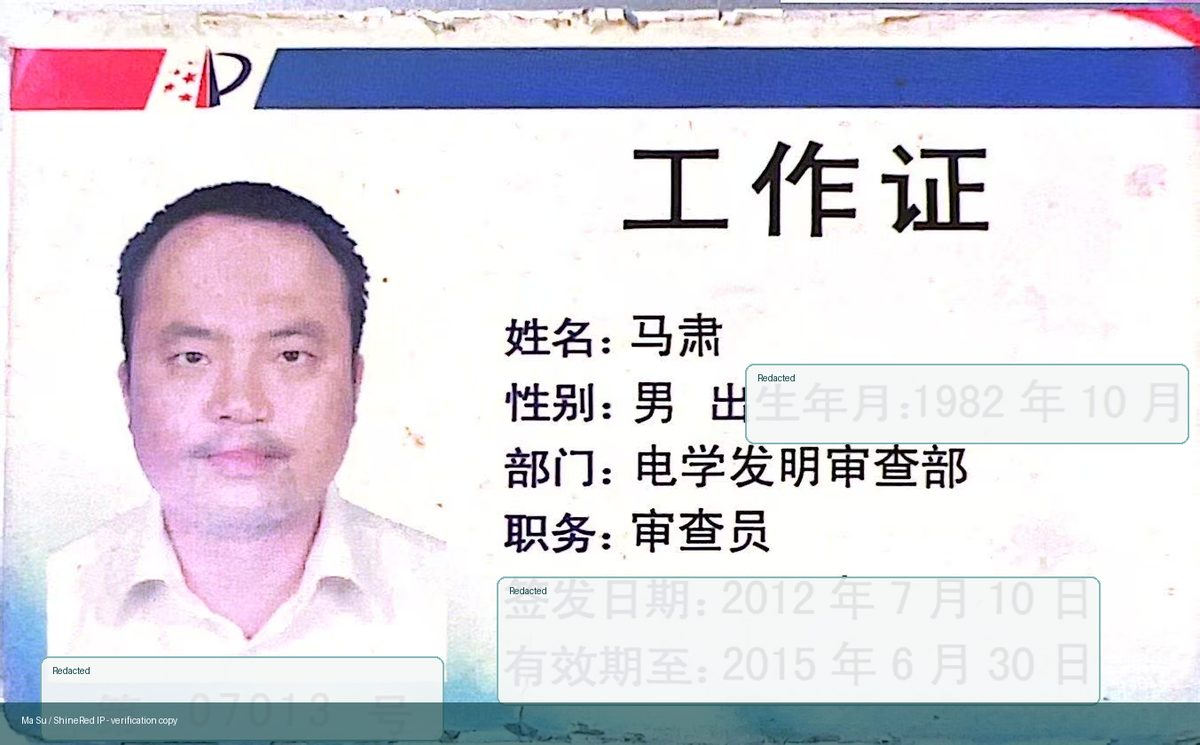
#> input picture assets/credentials/cnipa-work-id-web.jpg, 1200 x 745 px, given as the content of the folder assets/credentials-raw, which was not available
$ python process_credentials.py
#> lines starting #> are read from the running program, lines starting #| are printed output that depends on the picture; pictures that were not available may be replaced by others from this repository, and a replacement may not be noted
from pathlib import Path
from PIL import Image, ImageDraw, ImageFont, ImageOps

RAW = Path("assets/credentials-raw")
OUT = Path("assets/credentials")
PUBLIC = Path("public/assets/credentials")
OUT.mkdir(parents=True, exist_ok=True)
PUBLIC.mkdir(parents=True, exist_ok=True)

REDACTIONS = {
    "cnipa-work-id.jpg": [
        (840, 410, 1340, 500),
        (560, 650, 1240, 795),
        (45, 740, 500, 835),
    ],
    "csu-mentor.jpg": [
        (210, 995, 540, 1065),
        (1560, 1090, 1940, 1260),
    ],
    "ip-teacher-training.jpg": [
        (145, 610, 650, 680),
        (345, 830, 655, 1110),
    ],
    "cnki-expert.jpg": [
        (95, 655, 190, 760),
        (145, 520, 520, 625),
    ],
    "science-communication-expert.jpg": [
        (470, 1680, 710, 1765),
    ],
    "inventions-association.jpg": [
        (128, 680, 255, 810),
        (620, 475, 940, 535),
    ],
    "tech-economics-member.jpg": [
        (290, 330, 560, 380),
    ],
    "science-contest-award.jpg": [
        (50, 28, 220, 60),
    ],
    "icc-first-prize.jpg": [
        (910, 1370, 1135, 1590),
        (1010, 105, 1240, 150),
    ],
    "hunan-science-writers.jpg": [
        (255, 315, 570, 370),
        (260, 595, 500, 640),
    ],
    "patent-agent-certificate.jpg": [
        (710, 510, 1220, 570),
        (455, 840, 1140, 900),
    ],
}

CAPTIONS = {
    "cnipa-work-id.jpg": "Former CNIPA Patent Examiner (archival credential)",
    "csu-mentor.jpg": "External Graduate Mentor, Central South University",
    "ip-teacher-training.jpg": "IP Education Teacher Training, China Intellectual Property Training Center",
    "cnki-expert.jpg": "CNKI Galaxy Expert Library Certified Expert",
    "science-communication-expert.jpg": "China Science Communication Expert Appointment",
    "inventions-association.jpg": "Member, China Association of Inventions",
    "tech-economics-member.jpg": "Member, Chinese Society of Technology Economics",
    "science-contest-award.jpg": "Excellent Award, Guangdong Science Popularization Creation Competition",
    "icc-first-prize.jpg": "Instructor, Invention Convention China National Finals First Prize",
    "hunan-science-writers.jpg": "Member, Hunan Science Writers Association",
    "patent-agent-certificate.jpg": "Chinese Patent Agent Qualification Certificate",
}


def draw_redactions(image, rects):
    draw = ImageDraw.Draw(image, "RGBA")
    for rect in rects:
        draw.rounded_rectangle(rect, radius=10, fill=(245, 247, 247, 235), outline=(14, 111, 113, 120), width=2)
        x1, y1, x2, y2 = rect
        if (x2 - x1) > 160 and (y2 - y1) > 35:
            draw.text((x1 + 14, y1 + 10), "Redacted", fill=(14, 63, 67, 190))


def add_watermark(image):
    draw = ImageDraw.Draw(image, "RGBA")
    text = "Ma Su / Ma Su Team - verification copy"
    w, h = image.size
    draw.rectangle((0, h - 48, w, h), fill=(6, 63, 67, 165))
    draw.text((24, h - 34), text, fill=(255, 255, 255, 230))


def save_web_image(src: Path):
    image = Image.open(src).convert("RGB")
#> image is the input picture: PIL image 1200x745 RGB; mean R, G, B 214.4, 211.6, 221.9
    draw_redactions(image, REDACTIONS.get(src.name, []))
    add_watermark(image)
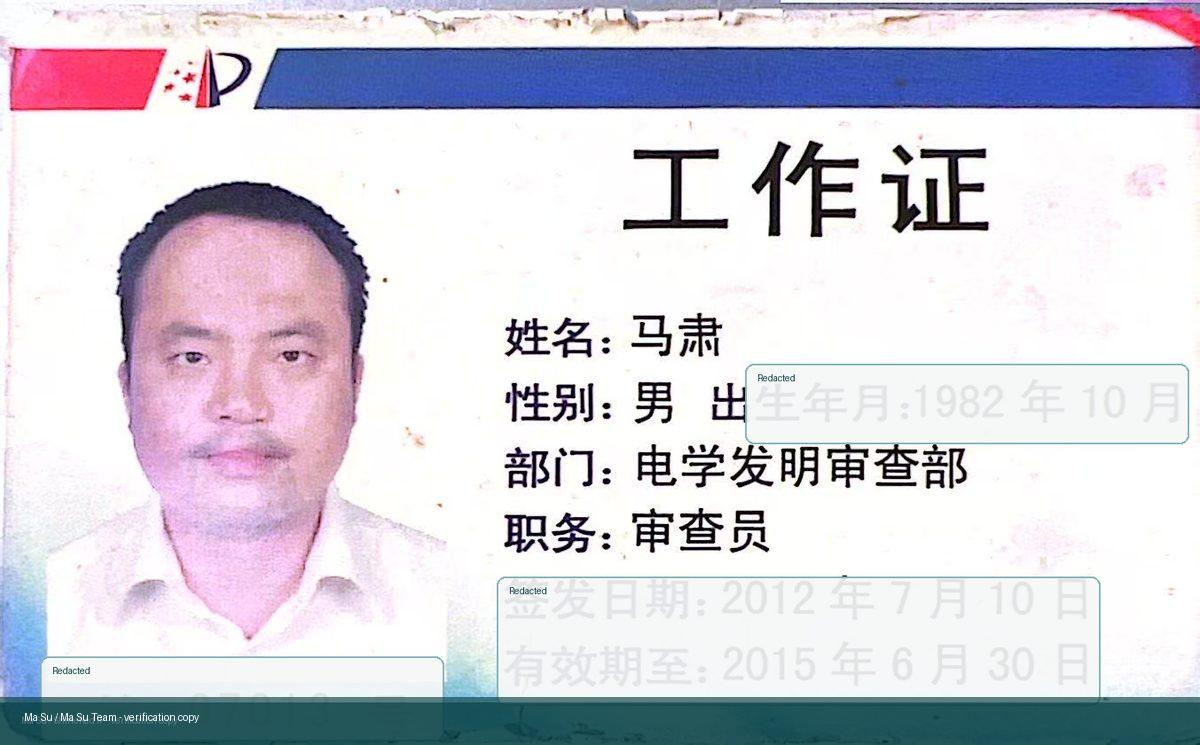
#> image: PIL image 1200x745 RGB; mean R, G, B 210.8, 208.7, 218.9
    image.thumbnail((1200, 1200), Image.Resampling.LANCZOS)
    out_name = src.stem + "-web.jpg"
    image.save(OUT / out_name, quality=82, optimize=True)
    image.save(PUBLIC / out_name, quality=82, optimize=True)
    return out_name


def save_portrait():
    src = RAW / "inventions-association.jpg"
    image = Image.open(src).convert("RGB")
    crop = image.crop((175, 320, 435, 630))
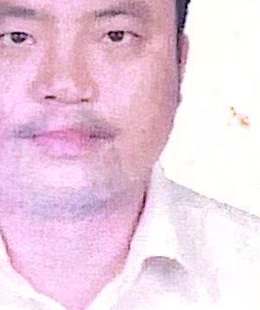
#> crop: PIL image 260x310 RGB; mean R, G, B 235.8, 206.2, 225
    crop = ImageOps.fit(crop, (720, 720), method=Image.Resampling.LANCZOS, centering=(0.5, 0.45))
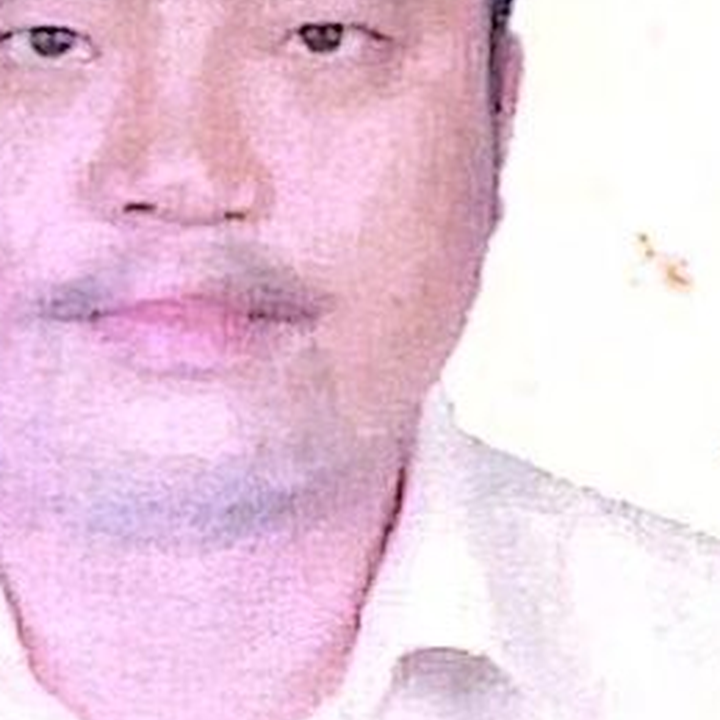
#> crop: PIL image 720x720 RGB; mean R, G, B 236.1, 205.1, 224.8
    crop.save(OUT / "ma-su-portrait.jpg", quality=88, optimize=True)
    crop.save(PUBLIC / "ma-su-portrait.jpg", quality=88, optimize=True)


def main():
    rows = []
    for src in sorted(RAW.glob("*.jpg")):
        out_name = save_web_image(src)
        rows.append((out_name, CAPTIONS.get(src.name, src.stem)))
    save_portrait()
    with (OUT / "credentials-data.txt").open("w", encoding="utf-8") as f:
        for filename, caption in rows:
            f.write(f"{filename}|{caption}\n")


if __name__ == "__main__":
    main()
